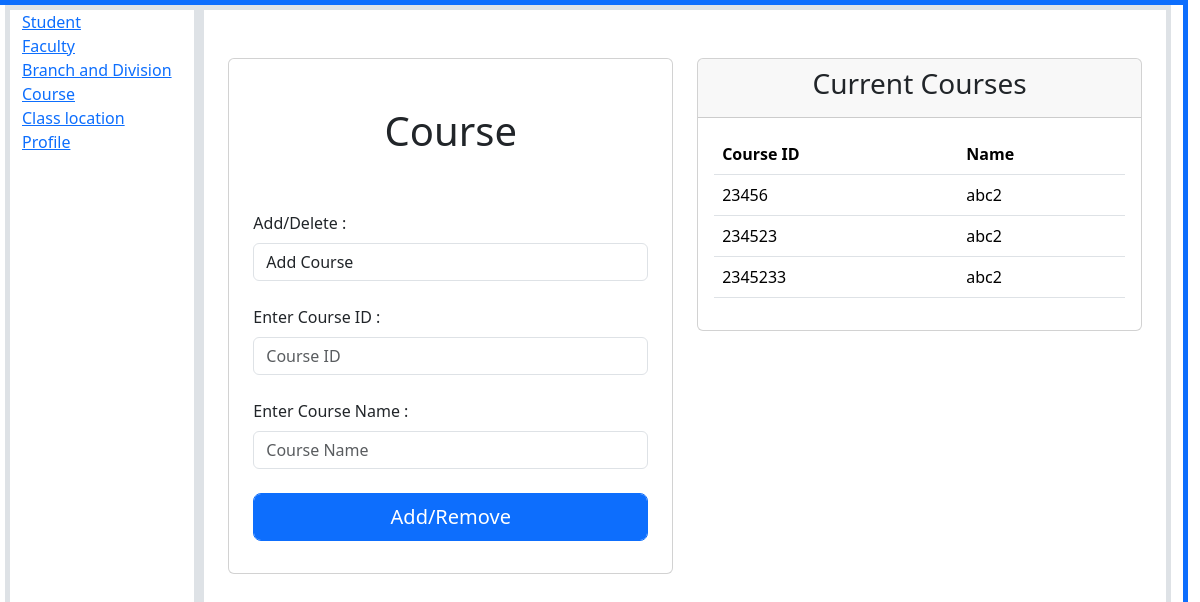
/admincourse, run on the app's committed database.
### TimeTable/models.py (models this page shows)
class Courses(db.Model):
    id = db.Column(db.Integer(),primary_key=True)
    courseid = db.Column(db.Integer(),unique=True,nullable=False)
    name = db.Column(db.String(length=68))

### TimeTable/routes.py (the view, shortened to what this page needs)
@app.route("/admincourse",methods=['GET','POST'])
def admin_course():
    form = AdminCourse()
    courses = Courses.query.all()
    return render_template('adminCourse.html', form=form, courses=courses)

### TimeTable/forms.py
class AdminCourse(FlaskForm):
    choose = SelectField(choices = [('1','Add Course'),('2','Remove Course')], default = ['1'],label='Add/Delete :')
    courseid = IntegerField(label="Enter Course ID :")
    name = StringField(label="Enter Course Name : ")
    submit = SubmitField(label='Add/Remove')

### TimeTable/templates/adminCourse.html (shortened to what this page needs)
{% extends 'admindashboard.html' %}
{% block content_2 %}
<div class="container">
    <div class="row">
        <div class="col-md-6">
            <form method="POST" class="form-group card my-5 p-4">
                <h1 class="text-center p-4">Course</h1>
                <br>
                {{ form.choose.label(class="form-label") }}
                {{ form.choose(class="form-control") }}
                <br>
                {{ form.courseid.label(class="form-label") }}
                {{ form.courseid(class="form-control", placeholder="Course ID") }}
                <br>
                {{ form.name.label(class="form-label") }}
                {{ form.name(class="form-control", placeholder="Course Name") }}
                <br>
                {{ form.submit(class="form-control btn btn-primary btn-lg form-label") }}
            </form>
        </div>
        <div class="col-md-6">
            <div class="card my-5">
                <div class="card-header">
                    <h3 class="text-center">Current Courses</h3>
                </div>
                <div class="card-body">
                    <table class="table">
                        <thead>
                            <tr>
                                <th>Course ID</th>
                                <th>Name</th>
                            </tr>
                        </thead>
                        <tbody>
                            {% for course in courses %}
                            <tr>
                                <td>{{ course.courseid }}</td>
                                <td>{{ course.name }}</td>
                            </tr>
                            {% endfor %}
                        </tbody>
                    </table>
                </div>
            </div>
        </div>
    </div>
</div>
{% endblock %}

### data on the page
Courses: courseid "23456", name "abc2"
Courses: courseid "234523", name "abc2"
Courses: courseid "2345233", name "abc2"
